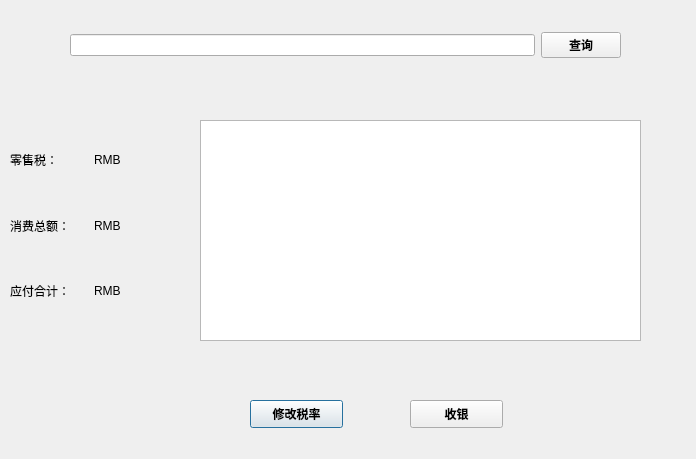
<?xml version="1.0" encoding="UTF-8"?>
<ui version="4.0">
 <class>Sale</class>
 <widget class="QDialog" name="Sale">
  <property name="geometry">
   <rect>
    <x>0</x>
    <y>0</y>
    <width>696</width>
    <height>459</height>
   </rect>
  </property>
  <property name="windowTitle">
   <string>Dialog</string>
  </property>
  <widget class="QPushButton" name="cagtax_btn">
   <property name="geometry">
    <rect>
     <x>250</x>
     <y>400</y>
     <width>93</width>
     <height>28</height>
    </rect>
   </property>
   <property name="font">
    <font>
     <weight>75</weight>
     <bold>true</bold>
    </font>
   </property>
   <property name="styleSheet">
    <string notr="true">background-image: url(:/image/btn7.png);</string>
   </property>
   <property name="text">
    <string>修改税率</string>
   </property>
  </widget>
  <widget class="QPushButton" name="check_btn">
   <property name="geometry">
    <rect>
     <x>410</x>
     <y>400</y>
     <width>93</width>
     <height>28</height>
    </rect>
   </property>
   <property name="font">
    <font>
     <weight>75</weight>
     <bold>true</bold>
    </font>
   </property>
   <property name="styleSheet">
    <string notr="true">background-image: url(:/image/btn7.png);</string>
   </property>
   <property name="text">
    <string>收银</string>
   </property>
  </widget>
  <widget class="QWidget" name="layoutWidget">
   <property name="geometry">
    <rect>
     <x>70</x>
     <y>10</y>
     <width>551</width>
     <height>71</height>
    </rect>
   </property>
   <layout class="QHBoxLayout" name="horizontalLayout">
    <item>
     <widget class="QLineEdit" name="name_txt"/>
    </item>
    <item>
     <widget class="QPushButton" name="ser_btn">
      <property name="font">
       <font>
        <weight>75</weight>
        <bold>true</bold>
       </font>
      </property>
      <property name="styleSheet">
       <string notr="true">background-image: url(:/image/btn7.png);</string>
      </property>
      <property name="text">
       <string>查询</string>
      </property>
     </widget>
    </item>
   </layout>
  </widget>
  <widget class="QWidget" name="layoutWidget">
   <property name="geometry">
    <rect>
     <x>10</x>
     <y>130</y>
     <width>161</width>
     <height>191</height>
    </rect>
   </property>
   <layout class="QVBoxLayout" name="verticalLayout">
    <item>
     <layout class="QHBoxLayout" name="horizontalLayout_3">
      <item>
       <widget class="QLabel" name="label_4">
        <property name="text">
         <string>零售税：</string>
        </property>
       </widget>
      </item>
      <item>
       <widget class="QLabel" name="tax_label">
        <property name="text">
         <string>RMB</string>
        </property>
       </widget>
      </item>
     </layout>
    </item>
    <item>
     <layout class="QHBoxLayout" name="horizontalLayout_4">
      <item>
       <widget class="QLabel" name="label_6">
        <property name="text">
         <string>消费总额：</string>
        </property>
       </widget>
      </item>
      <item>
       <widget class="QLabel" name="sale_label">
        <property name="text">
         <string>RMB</string>
        </property>
       </widget>
      </item>
     </layout>
    </item>
    <item>
     <layout class="QHBoxLayout" name="horizontalLayout_2">
      <item>
       <widget class="QLabel" name="label_2">
        <property name="text">
         <string>应付合计：</string>
        </property>
       </widget>
      </item>
      <item>
       <widget class="QLabel" name="total_label">
        <property name="text">
         <string>RMB</string>
        </property>
       </widget>
      </item>
     </layout>
    </item>
   </layout>
  </widget>
  <widget class="QTableWidget" name="buy_vi">
   <property name="geometry">
    <rect>
     <x>200</x>
     <y>120</y>
     <width>441</width>
     <height>221</height>
    </rect>
   </property>
  </widget>
 </widget>
 <resources/>
 <connections/>
</ui>
